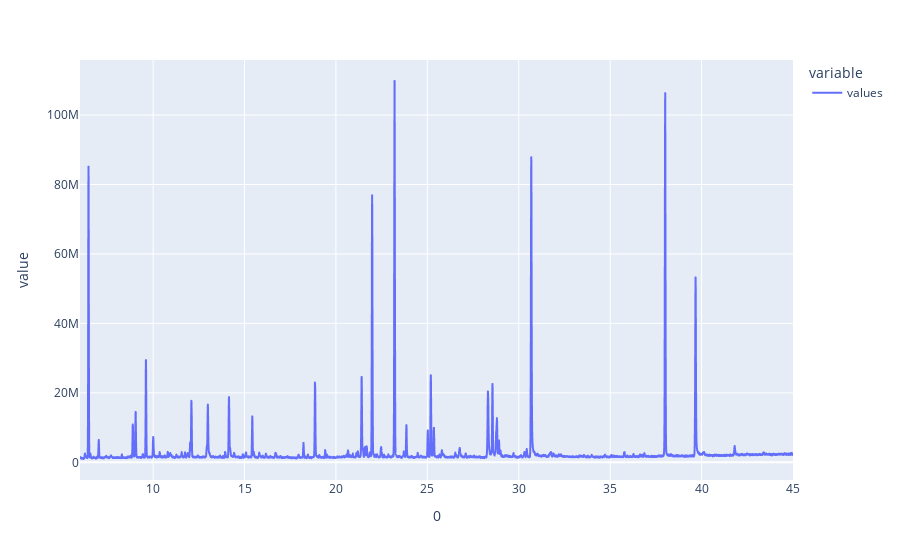

Here is the notebook cell this chart was saved with:
### Markdown cell above
On ne garde que les valeurs comprises dans l'intervalle qui nous interesse, cela supprime aussi les cases éventuellement vide du csv (temps de 0 à la lecture)<br>
Affichage des données brutes

### Code cell
df = df.drop(df[df.index > INTERVAL[1]].index)
df = df.drop(df[df.index < INTERVAL[0]].index)
df.plot()

### Figure 1 — Plotly figure (JSON) as saved in the notebook; plotly's stock layout.template omitted (floating-point values rounded to 4 significant figures; data arrays with more than 128 entries replaced by an {"elided": "..."} marker saying what was removed)
{"data": [{"hovertemplate": "variable=values<br>0=%{x}<br>value=%{y}<extra></extra>", "legendgroup": "values", "line": {"color": "#636efa", "dash": "solid"}, "mode": "lines", "name": "values", "showlegend": true, "type": "scattergl", "x": {"elided": "6608 float values"}, "xaxis": "x", "y": {"elided": "6608 float values"}, "yaxis": "y"}], "layout": {"legend": {"title": {"text": "variable"}, "tracegroupgap": 0}, "margin": {"t": 60}, "xaxis": {"anchor": "y", "domain": [0, 1], "title": {"text": "0"}}, "yaxis": {"anchor": "x", "domain": [0, 1], "title": {"text": "value"}}}}
